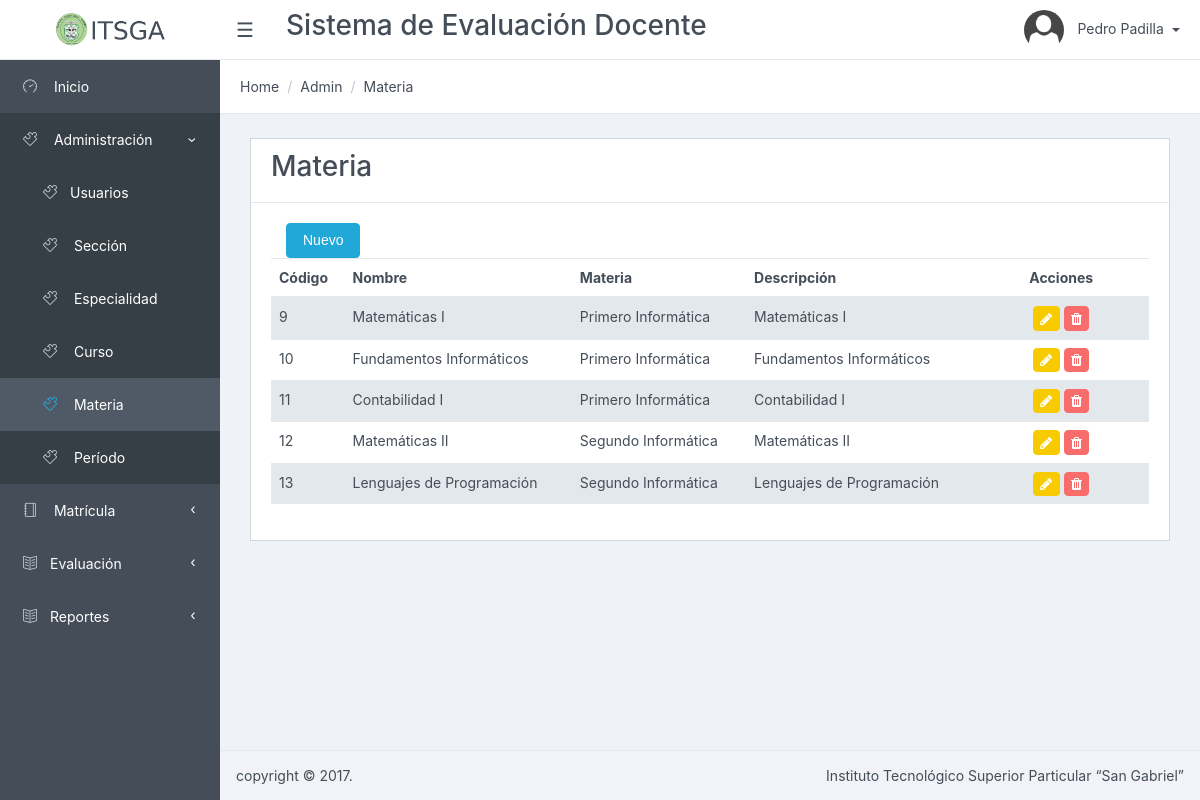
/Materia/listar/ (signed in), run on an earlier commit of the app's database.
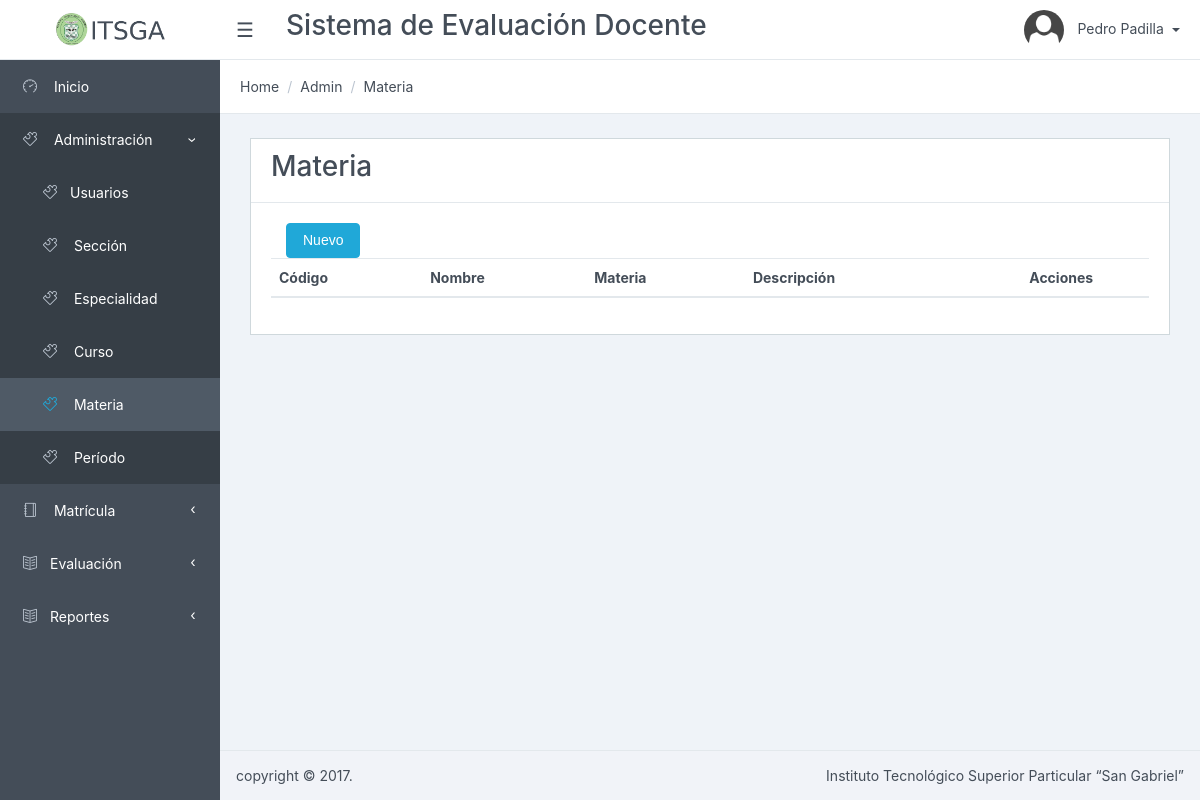
And on a later commit of the database.
### tables this page shows
CREATE TABLE `materia` (
  `materia_id` int(11) NOT NULL AUTO_INCREMENT,
  `nombre` varchar(256) NOT NULL,
  `descripcion` varchar(512) DEFAULT NULL,
  `curso_id` int(11) NOT NULL,
  `estado` tinyint(1) NOT NULL DEFAULT '1',
  PRIMARY KEY (`materia_id`),
  KEY `fk_materia_curso1` (`curso_id`),
  CONSTRAINT `fk_materia_curso1` FOREIGN KEY (`curso_id`) REFERENCES `curso` (`curso_id`) ON DELETE NO ACTION ON UPDATE NO ACTION
);

CREATE TABLE `curso` (
  `curso_id` int(11) NOT NULL AUTO_INCREMENT,
  `nombre` varchar(256) NOT NULL,
  `descripcion` varchar(512) DEFAULT NULL,
  `especialidad_id` int(11) NOT NULL,
  `estado` tinyint(1) NOT NULL DEFAULT '1',
  PRIMARY KEY (`curso_id`),
  KEY `fk_curso_especialidad1` (`especialidad_id`),
  CONSTRAINT `fk_curso_especialidad1` FOREIGN KEY (`especialidad_id`) REFERENCES `especialidad` (`especialidad_id`) ON DELETE NO ACTION ON UPDATE NO ACTION
);

### app/controllers/MateriaController.php (called while the page is built, shortened)
<?php
require_once (PATH_MODELS . "/MateriaModel.php");
class MateriaController {
	public function listar() {
		$model = new MateriaModel();
		$datos = $model->getlistadoMateria();
		require_once PATH_VIEWS."/Materia/view.list.php";
	}
}

### index.php (called while the page is built, shortened)
<?php
if(isset($_GET['action'])){
	$redirect = ($_GET['action']!='')?$_GET['action']:"listar";
}
$controller = new $controllerName();
$controller->$redirect();
?>

### public/views/Materia/index.php (called while the page is built, shortened)
<?php
require_once("../../../index.php");
?>

### app/models/MateriaModel.php (called while the page is built, shortened)
<?php
require_once(PATH_MODELS."/BaseModel.php");
class MateriaModel {
	public function getlistadoMateria(){
		$model = new BaseModel();
		$sql = "select materia.*, materia.materia_id as id, curso.nombre as curso from materia
				inner join curso on materia.curso_id = curso.curso_id
				where materia.estado = 1";
		return $model->execSql($sql, array(),true);
	}
}

### app/models/BaseModel.php (called while the page is built, shortened)
<?php
class BaseModel {
	private $pdo;
	private function openConexion() {
		try {
			$this->pdo = new PDO ( 'mysql:host=' . HOSTNAME_DATABASE . ';dbname=' . DATABASE . ';charset=utf8', USERNAME, PASSWORD );
			$this->pdo->setAttribute ( PDO::ATTR_ERRMODE, PDO::ERRMODE_EXCEPTION );
		} catch ( Exception $e ) {
			die ( $e->getMessage () );
		}
	}
	private function closeConexion() {
		$this->pdo = null;
	}
	public function execSql($sql, $parameters, $list = false, $obtainId = false) {
		try {
			$stm = $this->pdo->prepare ( $sql );
			$stm->execute ( $parameters );
			if ($obtainId) {
				$result = $this->pdo->lastInsertId ();
			} else {
				if ($list) {
					$result = $stm->fetchAll ( PDO::FETCH_OBJ );
				} else {
					$result = $stm->fetch ( PDO::FETCH_OBJ );
				}
			}
		} catch ( Exception $e ) {
			die ( $e->getMessage () );
		}
		return $result;
	}
}

### public/views/Materia/view.list.php (the view, shortened to what this page needs)
<?php include_once PATH_TEMPLATE.'/header.php';?>
<div class="card">
<div class="card-header">
    	<h3>Materia</h3>
</div>
<div class="card-block">
	<div class="col-lg-12">
		<button type="button" data-id="0" class="btn btn-primary" data-toggle="modal" data-target="#myModal">
          Nuevo
         </button>
	</div>
	<table class="table table-striped" id="dataTables-example" >
    <thead>
	    <tr>
	    	<th>Código</th>
	    	<th>Nombre</th>
	    	<th>Materia</th>
	    	<th>Descripción</th>
		    <th style="text-align: center; width: 20%">Acciones</th>
	    </tr>
    </thead>
    <tbody>
    	<?php foreach ($datos as $item) {
    		echo "<tr><td>".$item->id."</td>";
    		echo "<td>".$item->nombre."</td>";
    		echo "<td>".$item->curso."</td>";
    		echo "<td>".$item->descripcion."</td>";
    		echo "<td align='center'><a href='#' class='btn btn-warning btn-sm' data-id='".$item->id."' data-toggle='modal' data-target='#myModal' title='Editar' ><i class='fa fa-pencil'></i></a>
					  <a href='javascript:if(confirm(\"Est\u00e1 seguro que desea eliminar el elemento seleccionado?\")){redirect(".$item->id.");}' class='btn btn-danger btn-sm' title='Eliminar'><i class='fa fa-trash'></i></a></td>";
    	}?>
    </tbody>
    </table>
</div>
</div>
<?php include_once PATH_TEMPLATE.'/footer.php';?>
<link href="<?php echo PATH_CSS; ?>/dataTables.bootstrap.css" rel="stylesheet">
<link href="<?php echo PATH_CSS; ?>/bootstrapValidator.min.css" rel="stylesheet">
</body>
</html>

What changed in the data, as far as the page shows it:
removed materia: materia_id "9", nombre "Matemáticas I", curso.nombre "Primero Informática", descripcion "Matemáticas I"
removed materia: materia_id "10", nombre "Fundamentos Informáticos", curso.nombre "Primero Informática", descripcion "Fundamentos Informáticos"
removed materia: materia_id "11", nombre "Contabilidad I", curso.nombre "Primero Informática", descripcion "Contabilidad I"
removed materia: materia_id "12", nombre "Matemáticas II", curso.nombre "Segundo Informática", descripcion "Matemáticas II"
removed materia: materia_id "13", nombre "Lenguajes de Programación", curso.nombre "Segundo Informática", descripcion "Lenguajes de Programación"
